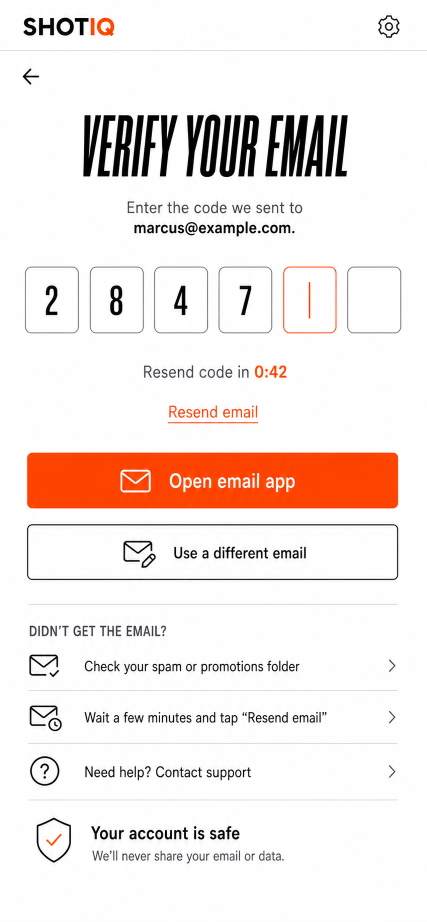
#> input picture basketball-analysis/docs/shotiq/grading/canonical/005-verify-email.png, 853 x 1844 px (shown at 1/2 size)
$ python r45-refute.py ../canonical/005-verify-email.png
#> lines starting #> are read from the running program, lines starting #| are printed output that depends on the picture
"""Round 45's refuting measurements — RUN BEFORE report005 (rule 102).

Grade 30 named two, and the SECOND IS A BACK-OUT CONDITION, not a caveat:

  (1) the left and right walls must THIN by >= 0.08 px. If they do not, the
      uniform transform did not take and the group is still anisotropic — stop,
      per rule 99 (proving a declaration applied to element X is not proving it
      applied to the element that paints).
  (2) the TOP BAR must reach >= 3.28. The entire band gain is that one 0.248 px
      supersampling rung; below it the same edit still improves the measurement
      but LOSES 0.18 of band, and the instruction is to back the edit out rather
      than re-tune it.

  targets: top 3.335 +/- 0.03, bottom 3.168 +/- 0.03, left 3.114 +/- 0.03,
           right 3.104 +/- 0.03   (canonical 3.215 / 3.266 / 3.088 / 3.073)
  centrelines must hold within 0.05 px.

Absolute 0.5 coverage level, not a fraction of the local peak (rule 106).
Written here; shares no code with grade 30's g30 scripts.

Geometry, from MARK_BOXES.helpMark1 = [53.65, 1299.8, 67.0, 59.5]:
  sx = 67.0/24 = 2.79167   sy = 59.5/24 = 2.47917
  top bar    user y 4.184  -> row 1310.2 ; spans user x 3.84..19.2
  bottom bar user y 19.862 -> row 1349.0 ; spans user x 3.84..11.84 only ("h8")
  left wall  user x 1.844  -> col  58.8
  right wall user x 21.205 -> col 112.9
Row band 1334..1344 is below the flap (which ends ~1332) and above the check
tick (~1347), so both walls are clear of every other feature.
"""
import sys
import numpy as np
from PIL import Image

CANON = "docs/shotiq/grading/canonical/005-verify-email.png"
WIN = (1296, 1364, 44, 130)


def lum(p):
#> called with p = '../canonical/005-verify-email.png'
    return np.asarray(Image.open(p).convert("RGB"), dtype=np.float64).mean(axis=2)
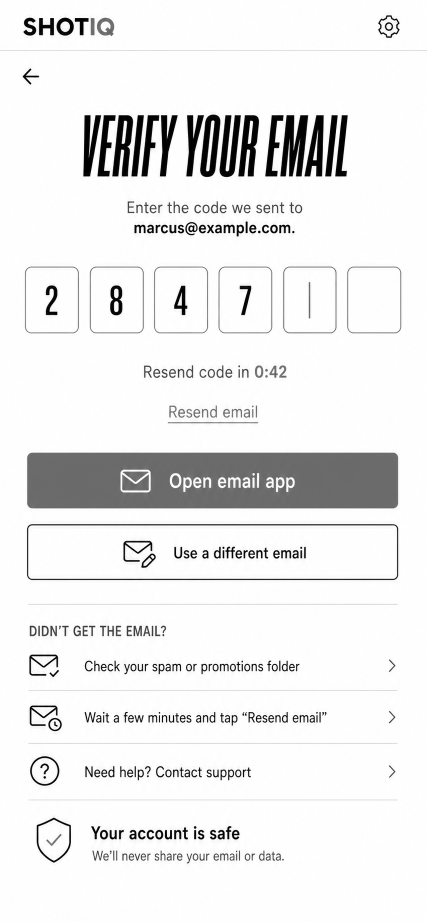
#> returned value: shape (1844, 853) float64 (shown at 1/2 size); min 0, max 255, mean 234.5


def cov(a):
    w = a[WIN[0]:WIN[1], WIN[2]:WIN[3]]
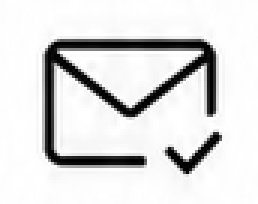
#> w: shape (68, 86) float64 (shown 3 times larger); min 0, max 255, mean 221.5
    paper = np.percentile(w, 97)
#> paper = 255
    ink = np.percentile(w, 1)
#> ink = 0
    return np.clip((paper - w) / max(paper - ink, 1e-9), 0, 1)
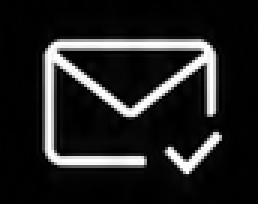
#> returned value: shape (68, 86) float64 (shown 3 times larger); min 0, max 1, mean 0.131


def width_and_centre(prof, lo, hi, level=0.5):
    """width between the rising and falling crossings of an ABSOLUTE level,
       inside [lo,hi) so no neighbouring feature can claim either crossing"""
#> called with prof = array of shape (68,), lo = 9, hi = 21, level = 0.5
    seg = prof[lo:hi]
#> seg = [0.0122, 0.0132, 0.00392, 0.0609, 0.643, 1, 0.955, 0.494, 0.000196, 0.0297, 0.0119, 0.0135]
    idx = np.where(seg >= level)[0]
#> idx = [4, 5, 6]
    if len(idx) == 0:
        return None, None
    a, b = idx[0], idx[-1]
#> a = 4; b = 6
    lo_c = a if a == 0 else a - (seg[a] - level) / max(seg[a] - seg[a - 1], 1e-9)
#> lo_c = 3.75
    hi_c = b if b + 1 >= len(seg) else b + (seg[b] - level) / max(seg[b] - seg[b + 1], 1e-9)
#> hi_c = 6.99
    return hi_c - lo_c, lo + 0.5 * (lo_c + hi_c)


def walls(A):
    c = cov(A)
    r0, _, c0, _ = WIN
    out = {}
    # horizontal bars: column-mean row profile over columns clear of the walls
    out["top"] = width_and_centre(c[:, 75 - c0:95 - c0].mean(axis=1), 1305 - r0, 1317 - r0)
    out["bottom"] = width_and_centre(c[:, 70 - c0:84 - c0].mean(axis=1), 1343 - r0, 1355 - r0)
    # vertical walls: row-mean column profile over rows 1320..1330.
    # NOT 1334..1344, which was the first choice and returned NOTHING on the
    # right wall: the body path is `M21.2053 13V6.184...`, so the RIGHT wall
    # exists only between user y 6.18 and 13 (rows 1315..1332) — below that the
    # envelope is open on the right. 1320..1330 is inside that span, and the flap
    # diagonal there runs cols 90..104, clear of both walls (58.8 and 112.9).
    band = c[1320 - r0:1330 - r0, :].mean(axis=0)
#> band = 86 values, max 1 at index 16, min 0 at index 13, mean 0.199
    out["left"] = width_and_centre(band, 53 - c0, 65 - c0)
    out["right"] = width_and_centre(band, 107 - c0, 119 - c0)
    return out


R, C = lum(sys.argv[1]), lum(CANON)
wr, wc = walls(R), walls(C)
#> wr = {'top': (3.23, 14.37), 'bottom': (3.25, 53.15), 'left': (3.1, 15.92), 'right': (3.08, 69.95)}; wc has the same summary as wr
print(f"\n{sys.argv[1]}\n")
print("            render    canon    d_width   d_centre")
for k in ("top", "bottom", "left", "right"):
    dw = wr[k][0] - wc[k][0]
    dc = wr[k][1] - wc[k][1]
    print(f"  {k:7s}   {wr[k][0]:6.3f}   {wc[k][0]:6.3f}   {dw:+7.3f}   {dc:+7.3f}")
#> this loop made 4 passes
#|   top        3.233    3.233    +0.000    +0.000
#|   bottom     3.252    3.252    +0.000    +0.000
#|   left       3.095    3.095    +0.000    +0.000
#|   right      3.079    3.079    +0.000    +0.000
tot = sum(abs(wr[k][0] - wc[k][0]) for k in ("top", "bottom", "left", "right"))
#> tot = 0
print(f"\n  total |width error|  {tot:.3f}")
#|   total |width error|  0.000
